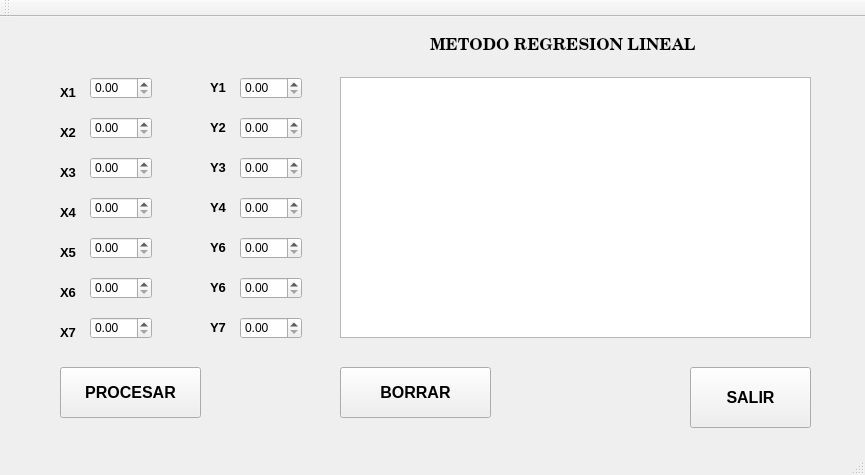
<?xml version="1.0" encoding="UTF-8"?>
<ui version="4.0">
 <class>regresionL</class>
 <widget class="QMainWindow" name="regresionL">
  <property name="geometry">
   <rect>
    <x>0</x>
    <y>0</y>
    <width>865</width>
    <height>475</height>
   </rect>
  </property>
  <property name="windowTitle">
   <string>regresionL</string>
  </property>
  <widget class="QWidget" name="centralWidget">
   <widget class="QLabel" name="label">
    <property name="geometry">
     <rect>
      <x>430</x>
      <y>10</y>
      <width>281</width>
      <height>41</height>
     </rect>
    </property>
    <property name="font">
     <font>
      <family>Century Schoolbook</family>
      <pointsize>20</pointsize>
      <weight>75</weight>
      <italic>false</italic>
      <bold>true</bold>
     </font>
    </property>
    <property name="text">
     <string>&lt;html&gt;&lt;head/&gt;&lt;body&gt;&lt;p&gt;&lt;span style=&quot; font-size:12pt; font-weight:600;&quot;&gt;METODO REGRESION LINEAL&lt;/span&gt;&lt;/p&gt;&lt;/body&gt;&lt;/html&gt;</string>
    </property>
   </widget>
   <widget class="QLabel" name="label_2">
    <property name="geometry">
     <rect>
      <x>60</x>
      <y>60</y>
      <width>21</width>
      <height>31</height>
     </rect>
    </property>
    <property name="font">
     <font>
      <family>Arial</family>
      <pointsize>10</pointsize>
      <weight>75</weight>
      <bold>true</bold>
     </font>
    </property>
    <property name="text">
     <string>X1</string>
    </property>
   </widget>
   <widget class="QLabel" name="label_3">
    <property name="geometry">
     <rect>
      <x>60</x>
      <y>100</y>
      <width>21</width>
      <height>31</height>
     </rect>
    </property>
    <property name="font">
     <font>
      <family>Arial</family>
      <pointsize>10</pointsize>
      <weight>75</weight>
      <bold>true</bold>
     </font>
    </property>
    <property name="text">
     <string>X2</string>
    </property>
   </widget>
   <widget class="QLabel" name="label_4">
    <property name="geometry">
     <rect>
      <x>60</x>
      <y>140</y>
      <width>21</width>
      <height>31</height>
     </rect>
    </property>
    <property name="font">
     <font>
      <family>Arial</family>
      <pointsize>10</pointsize>
      <weight>75</weight>
      <bold>true</bold>
     </font>
    </property>
    <property name="text">
     <string>X3</string>
    </property>
   </widget>
   <widget class="QLabel" name="label_5">
    <property name="geometry">
     <rect>
      <x>60</x>
      <y>180</y>
      <width>21</width>
      <height>31</height>
     </rect>
    </property>
    <property name="font">
     <font>
      <family>Arial</family>
      <pointsize>10</pointsize>
      <weight>75</weight>
      <bold>true</bold>
     </font>
    </property>
    <property name="text">
     <string>X4</string>
    </property>
   </widget>
   <widget class="QLabel" name="label_6">
    <property name="geometry">
     <rect>
      <x>60</x>
      <y>220</y>
      <width>21</width>
      <height>31</height>
     </rect>
    </property>
    <property name="font">
     <font>
      <family>Arial</family>
      <pointsize>10</pointsize>
      <weight>75</weight>
      <bold>true</bold>
     </font>
    </property>
    <property name="text">
     <string>X5</string>
    </property>
   </widget>
   <widget class="QLabel" name="label_7">
    <property name="geometry">
     <rect>
      <x>60</x>
      <y>260</y>
      <width>21</width>
      <height>31</height>
     </rect>
    </property>
    <property name="font">
     <font>
      <family>Arial</family>
      <pointsize>10</pointsize>
      <weight>75</weight>
      <bold>true</bold>
     </font>
    </property>
    <property name="text">
     <string>X6</string>
    </property>
   </widget>
   <widget class="QLabel" name="label_9">
    <property name="geometry">
     <rect>
      <x>210</x>
      <y>60</y>
      <width>21</width>
      <height>21</height>
     </rect>
    </property>
    <property name="font">
     <font>
      <family>Arial</family>
      <pointsize>10</pointsize>
      <weight>75</weight>
      <bold>true</bold>
     </font>
    </property>
    <property name="text">
     <string>Y1</string>
    </property>
   </widget>
   <widget class="QLabel" name="label_10">
    <property name="geometry">
     <rect>
      <x>210</x>
      <y>180</y>
      <width>21</width>
      <height>21</height>
     </rect>
    </property>
    <property name="font">
     <font>
      <family>Arial</family>
      <pointsize>10</pointsize>
      <weight>75</weight>
      <bold>true</bold>
     </font>
    </property>
    <property name="text">
     <string>Y4</string>
    </property>
   </widget>
   <widget class="QLabel" name="label_11">
    <property name="geometry">
     <rect>
      <x>210</x>
      <y>100</y>
      <width>21</width>
      <height>21</height>
     </rect>
    </property>
    <property name="font">
     <font>
      <family>Arial</family>
      <pointsize>10</pointsize>
      <weight>75</weight>
      <bold>true</bold>
     </font>
    </property>
    <property name="text">
     <string>Y2</string>
    </property>
   </widget>
   <widget class="QLabel" name="label_12">
    <property name="geometry">
     <rect>
      <x>210</x>
      <y>140</y>
      <width>21</width>
      <height>21</height>
     </rect>
    </property>
    <property name="font">
     <font>
      <family>Arial</family>
      <pointsize>10</pointsize>
      <weight>75</weight>
      <bold>true</bold>
     </font>
    </property>
    <property name="text">
     <string>Y3</string>
    </property>
   </widget>
   <widget class="QLabel" name="label_13">
    <property name="geometry">
     <rect>
      <x>210</x>
      <y>220</y>
      <width>21</width>
      <height>21</height>
     </rect>
    </property>
    <property name="font">
     <font>
      <family>Arial</family>
      <pointsize>10</pointsize>
      <weight>75</weight>
      <bold>true</bold>
     </font>
    </property>
    <property name="text">
     <string>Y6</string>
    </property>
   </widget>
   <widget class="QLabel" name="label_14">
    <property name="geometry">
     <rect>
      <x>210</x>
      <y>260</y>
      <width>21</width>
      <height>21</height>
     </rect>
    </property>
    <property name="font">
     <font>
      <family>Arial</family>
      <pointsize>10</pointsize>
      <weight>75</weight>
      <bold>true</bold>
     </font>
    </property>
    <property name="text">
     <string>Y6</string>
    </property>
   </widget>
   <widget class="QLabel" name="label_15">
    <property name="geometry">
     <rect>
      <x>210</x>
      <y>300</y>
      <width>21</width>
      <height>21</height>
     </rect>
    </property>
    <property name="font">
     <font>
      <family>Arial</family>
      <pointsize>10</pointsize>
      <weight>75</weight>
      <bold>true</bold>
     </font>
    </property>
    <property name="text">
     <string>Y7</string>
    </property>
   </widget>
   <widget class="QLabel" name="label_16">
    <property name="geometry">
     <rect>
      <x>60</x>
      <y>300</y>
      <width>21</width>
      <height>31</height>
     </rect>
    </property>
    <property name="font">
     <font>
      <family>Arial</family>
      <pointsize>10</pointsize>
      <weight>75</weight>
      <bold>true</bold>
     </font>
    </property>
    <property name="text">
     <string>X7</string>
    </property>
   </widget>
   <widget class="QTextEdit" name="Texto">
    <property name="geometry">
     <rect>
      <x>340</x>
      <y>60</y>
      <width>471</width>
      <height>261</height>
     </rect>
    </property>
    <property name="font">
     <font>
      <family>Arial Narrow</family>
      <pointsize>28</pointsize>
      <weight>75</weight>
      <italic>false</italic>
      <bold>true</bold>
     </font>
    </property>
   </widget>
   <widget class="QDoubleSpinBox" name="Xi1">
    <property name="geometry">
     <rect>
      <x>90</x>
      <y>60</y>
      <width>62</width>
      <height>22</height>
     </rect>
    </property>
   </widget>
   <widget class="QDoubleSpinBox" name="Xi2">
    <property name="geometry">
     <rect>
      <x>90</x>
      <y>100</y>
      <width>62</width>
      <height>22</height>
     </rect>
    </property>
   </widget>
   <widget class="QDoubleSpinBox" name="Xi3">
    <property name="geometry">
     <rect>
      <x>90</x>
      <y>140</y>
      <width>62</width>
      <height>22</height>
     </rect>
    </property>
   </widget>
   <widget class="QDoubleSpinBox" name="Xi4">
    <property name="geometry">
     <rect>
      <x>90</x>
      <y>180</y>
      <width>62</width>
      <height>22</height>
     </rect>
    </property>
   </widget>
   <widget class="QDoubleSpinBox" name="Xi5">
    <property name="geometry">
     <rect>
      <x>90</x>
      <y>220</y>
      <width>62</width>
      <height>22</height>
     </rect>
    </property>
   </widget>
   <widget class="QDoubleSpinBox" name="Xi6">
    <property name="geometry">
     <rect>
      <x>90</x>
      <y>260</y>
      <width>62</width>
      <height>22</height>
     </rect>
    </property>
   </widget>
   <widget class="QDoubleSpinBox" name="Xi7">
    <property name="geometry">
     <rect>
      <x>90</x>
      <y>300</y>
      <width>62</width>
      <height>22</height>
     </rect>
    </property>
   </widget>
   <widget class="QDoubleSpinBox" name="Yi1">
    <property name="geometry">
     <rect>
      <x>240</x>
      <y>60</y>
      <width>62</width>
      <height>22</height>
     </rect>
    </property>
   </widget>
   <widget class="QDoubleSpinBox" name="Yi2">
    <property name="geometry">
     <rect>
      <x>240</x>
      <y>100</y>
      <width>62</width>
      <height>22</height>
     </rect>
    </property>
   </widget>
   <widget class="QDoubleSpinBox" name="Yi3">
    <property name="geometry">
     <rect>
      <x>240</x>
      <y>140</y>
      <width>62</width>
      <height>22</height>
     </rect>
    </property>
   </widget>
   <widget class="QDoubleSpinBox" name="Yi4">
    <property name="geometry">
     <rect>
      <x>240</x>
      <y>180</y>
      <width>62</width>
      <height>22</height>
     </rect>
    </property>
   </widget>
   <widget class="QDoubleSpinBox" name="Yi5">
    <property name="geometry">
     <rect>
      <x>240</x>
      <y>220</y>
      <width>62</width>
      <height>22</height>
     </rect>
    </property>
   </widget>
   <widget class="QDoubleSpinBox" name="Yi6">
    <property name="geometry">
     <rect>
      <x>240</x>
      <y>260</y>
      <width>62</width>
      <height>22</height>
     </rect>
    </property>
   </widget>
   <widget class="QDoubleSpinBox" name="Yi7">
    <property name="geometry">
     <rect>
      <x>240</x>
      <y>300</y>
      <width>62</width>
      <height>22</height>
     </rect>
    </property>
   </widget>
   <widget class="QPushButton" name="Metodo">
    <property name="geometry">
     <rect>
      <x>60</x>
      <y>350</y>
      <width>141</width>
      <height>51</height>
     </rect>
    </property>
    <property name="font">
     <font>
      <pointsize>12</pointsize>
      <weight>75</weight>
      <bold>true</bold>
     </font>
    </property>
    <property name="text">
     <string>PROCESAR</string>
    </property>
   </widget>
   <widget class="QPushButton" name="pushButton_2">
    <property name="geometry">
     <rect>
      <x>690</x>
      <y>350</y>
      <width>121</width>
      <height>61</height>
     </rect>
    </property>
    <property name="font">
     <font>
      <pointsize>12</pointsize>
      <weight>75</weight>
      <bold>true</bold>
     </font>
    </property>
    <property name="text">
     <string>SALIR</string>
    </property>
   </widget>
   <widget class="QPushButton" name="Clean">
    <property name="geometry">
     <rect>
      <x>340</x>
      <y>350</y>
      <width>151</width>
      <height>51</height>
     </rect>
    </property>
    <property name="font">
     <font>
      <pointsize>12</pointsize>
      <weight>75</weight>
      <bold>true</bold>
     </font>
    </property>
    <property name="text">
     <string>BORRAR</string>
    </property>
   </widget>
  </widget>
  <widget class="QMenuBar" name="menuBar">
   <property name="geometry">
    <rect>
     <x>0</x>
     <y>0</y>
     <width>865</width>
     <height>21</height>
    </rect>
   </property>
  </widget>
  <widget class="QToolBar" name="mainToolBar">
   <attribute name="toolBarArea">
    <enum>TopToolBarArea</enum>
   </attribute>
   <attribute name="toolBarBreak">
    <bool>false</bool>
   </attribute>
  </widget>
  <widget class="QStatusBar" name="statusBar"/>
 </widget>
 <layoutdefault spacing="6" margin="11"/>
 <resources/>
 <connections>
  <connection>
   <sender>pushButton_2</sender>
   <signal>clicked()</signal>
   <receiver>regresionL</receiver>
   <slot>close()</slot>
   <hints>
    <hint type="sourcelabel">
     <x>698</x>
     <y>476</y>
    </hint>
    <hint type="destinationlabel">
     <x>598</x>
     <y>543</y>
    </hint>
   </hints>
  </connection>
 </connections>
</ui>
